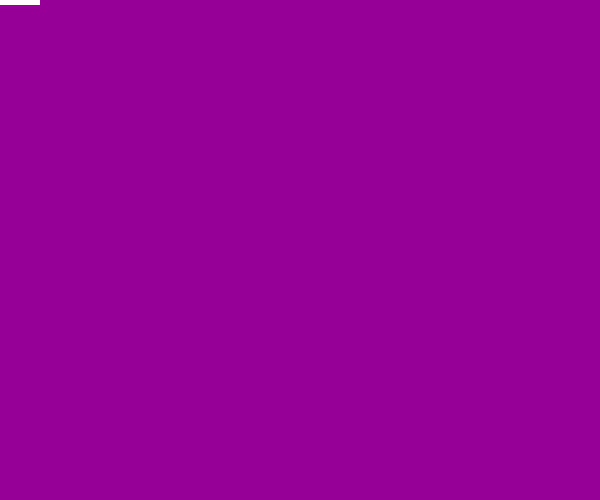
Frame 1 (no input)
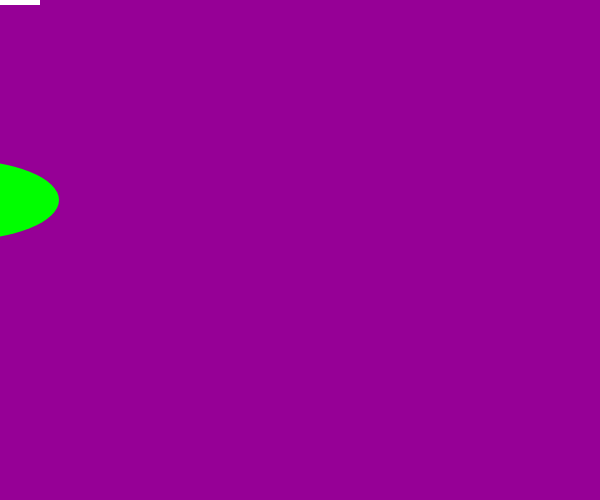
Frame 60 (no input)
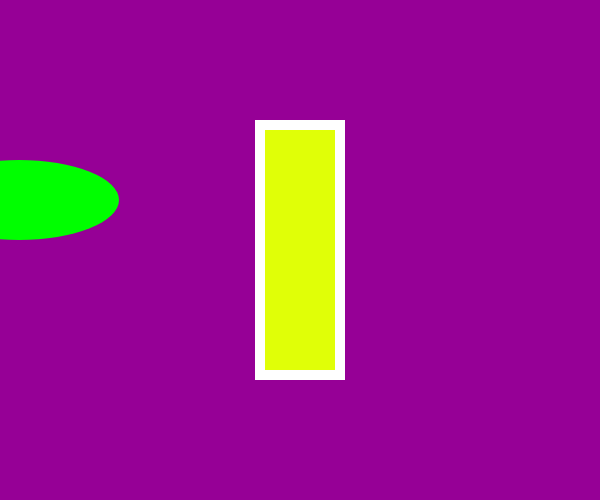
Frame 120 (the mouse pressed at the canvas centre since frame 60)

The p5.js sketch that drew these frames (run headless with seeded random() and noise() and a simulated clock; from frame 60 on, the mouse is pressed at the canvas centre):

// p5.js sketch
// ── sketch.js

// declare variables here
let xPos = -100;

function setup() {
  // put setup code here --> this runs once upon launch
  createCanvas(600, 500);

}


function draw() {

  // set background color
  background(150, 0, 150);

  // drawing a green ellipse that moves from left to right of the screen
  fill(0, 255, 0);
  strokeWeight(0);
  ellipse(xPos, 200, 200, 80);
  xPos++;


  // drawing a blue rect that follows mouse
  fill(224, mouseX, 7);
  stroke(255);
  strokeWeight(10);
  rectMode(CENTER);
  rect(mouseX, mouseY, 80, mouseY);


}



// write custom functions here
